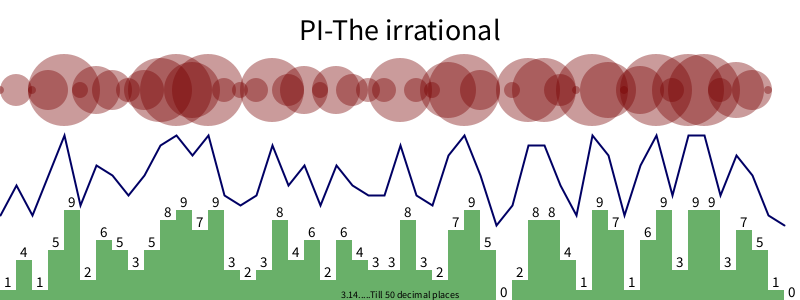
Frame 1 (no input)
Frame 60 (the mouse pressed at the canvas centre just before this capture): identical to frame 1, image omitted
Frame 120 (the mouse held since frame 60 and released just before this capture): identical to frame 1, image omitted

The Processing sketch that drew this single still picture (run headless with seeded random() and noise(); from frame 60 on, the mouse is pressed at the canvas centre):

// Processing sketch: processing_94640
// ── processing_94640.pde

int [] pi=new int[50];
String pival="14159265358979323846264338327950288419716939937510";

void setup(){
  size(800,300);
  background(255);
  smooth();
  for(int i=0;i<50;i++){
      pi[i]=parseInt(pival.substring(i,i+1));
  }
}

void draw(){
  background(255);
  noStroke();
  for(int i=0;i<50;i++){
    fill(0,120,0,150);
    rect(i*(width/50),height,width/50,-10*pi[i]);
    fill(0);
    textAlign(CENTER,BOTTOM);
    textSize(15);
    text(pi[i],(i*(width/50)+width/100),height-10*pi[i]);
    fill(120,0,0,100);
    ellipse(i*width/50,height-210,8*pi[i],8*pi[i]);
  }
  noFill();
  stroke(0,0,100);
  strokeWeight(2);
  beginShape();
  for(int j=0;j<50;j++){
    vertex(j*width/50,-10*pi[j]+height-75);
  }
  endShape(); 
  fill(0);
  textAlign(CENTER);
  textSize(30);
  text("PI-The irrational",width/2,40);
  fill(0);
  textAlign(CENTER);
  textSize(10);
  text("3.14.....Till 50 decimal places",width/2,height-2);
}
